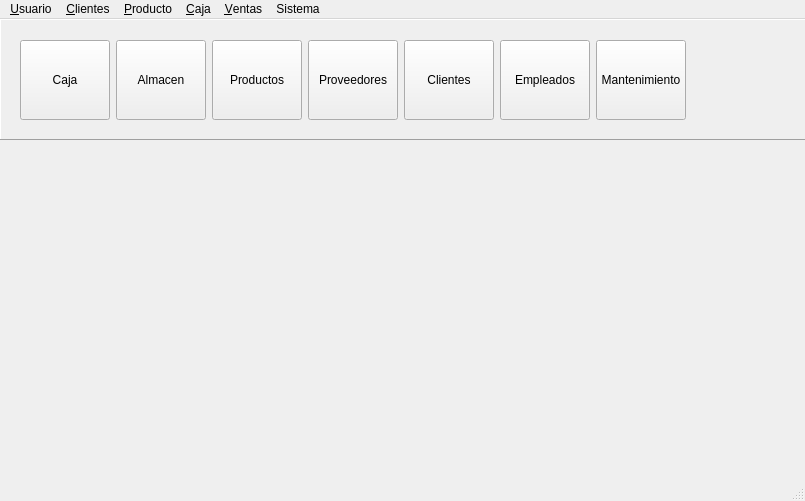
<?xml version="1.0" encoding="UTF-8"?>
<ui version="4.0">
 <class>frm_principal</class>
 <widget class="QMainWindow" name="frm_principal">
  <property name="geometry">
   <rect>
    <x>0</x>
    <y>0</y>
    <width>805</width>
    <height>501</height>
   </rect>
  </property>
  <property name="windowTitle">
   <string>Ventana Principal</string>
  </property>
  <property name="layoutDirection">
   <enum>Qt::LeftToRight</enum>
  </property>
  <property name="autoFillBackground">
   <bool>false</bool>
  </property>
  <widget class="QWidget" name="centralwidget">
   <widget class="QFrame" name="frame">
    <property name="geometry">
     <rect>
      <x>0</x>
      <y>0</y>
      <width>1500</width>
      <height>121</height>
     </rect>
    </property>
    <property name="autoFillBackground">
     <bool>true</bool>
    </property>
    <property name="frameShape">
     <enum>QFrame::Panel</enum>
    </property>
    <property name="frameShadow">
     <enum>QFrame::Raised</enum>
    </property>
    <widget class="QWidget" name="gridLayoutWidget">
     <property name="geometry">
      <rect>
       <x>20</x>
       <y>20</y>
       <width>668</width>
       <height>82</height>
      </rect>
     </property>
     <layout class="QGridLayout" name="gridLayout">
      <item row="0" column="6">
       <widget class="QToolButton" name="btn_mantenimiento">
        <property name="sizePolicy">
         <sizepolicy hsizetype="Fixed" vsizetype="Fixed">
          <horstretch>0</horstretch>
          <verstretch>0</verstretch>
         </sizepolicy>
        </property>
        <property name="minimumSize">
         <size>
          <width>90</width>
          <height>80</height>
         </size>
        </property>
        <property name="maximumSize">
         <size>
          <width>90</width>
          <height>80</height>
         </size>
        </property>
        <property name="text">
         <string>Mantenimiento</string>
        </property>
        <property name="icon">
         <iconset>
          <normaloff>../resource/image/caja-de-herramientas.png</normaloff>../resource/image/caja-de-herramientas.png</iconset>
        </property>
        <property name="iconSize">
         <size>
          <width>50</width>
          <height>50</height>
         </size>
        </property>
        <property name="toolButtonStyle">
         <enum>Qt::ToolButtonTextUnderIcon</enum>
        </property>
       </widget>
      </item>
      <item row="0" column="3">
       <widget class="QToolButton" name="btn_proveedores">
        <property name="sizePolicy">
         <sizepolicy hsizetype="Fixed" vsizetype="Fixed">
          <horstretch>0</horstretch>
          <verstretch>0</verstretch>
         </sizepolicy>
        </property>
        <property name="minimumSize">
         <size>
          <width>90</width>
          <height>80</height>
         </size>
        </property>
        <property name="maximumSize">
         <size>
          <width>90</width>
          <height>80</height>
         </size>
        </property>
        <property name="text">
         <string>Proveedores</string>
        </property>
        <property name="icon">
         <iconset>
          <normaloff>../resource/image/camion.png</normaloff>../resource/image/camion.png</iconset>
        </property>
        <property name="iconSize">
         <size>
          <width>50</width>
          <height>50</height>
         </size>
        </property>
        <property name="toolButtonStyle">
         <enum>Qt::ToolButtonTextUnderIcon</enum>
        </property>
       </widget>
      </item>
      <item row="0" column="1">
       <widget class="QToolButton" name="btn_almacen">
        <property name="sizePolicy">
         <sizepolicy hsizetype="Fixed" vsizetype="Fixed">
          <horstretch>0</horstretch>
          <verstretch>0</verstretch>
         </sizepolicy>
        </property>
        <property name="minimumSize">
         <size>
          <width>90</width>
          <height>80</height>
         </size>
        </property>
        <property name="maximumSize">
         <size>
          <width>90</width>
          <height>80</height>
         </size>
        </property>
        <property name="text">
         <string>Almacen</string>
        </property>
        <property name="icon">
         <iconset>
          <normaloff>../resource/image/almacen.png</normaloff>../resource/image/almacen.png</iconset>
        </property>
        <property name="iconSize">
         <size>
          <width>50</width>
          <height>50</height>
         </size>
        </property>
        <property name="toolButtonStyle">
         <enum>Qt::ToolButtonTextUnderIcon</enum>
        </property>
       </widget>
      </item>
      <item row="0" column="0">
       <widget class="QToolButton" name="btn_caja">
        <property name="sizePolicy">
         <sizepolicy hsizetype="Fixed" vsizetype="Fixed">
          <horstretch>0</horstretch>
          <verstretch>0</verstretch>
         </sizepolicy>
        </property>
        <property name="minimumSize">
         <size>
          <width>90</width>
          <height>80</height>
         </size>
        </property>
        <property name="maximumSize">
         <size>
          <width>90</width>
          <height>80</height>
         </size>
        </property>
        <property name="text">
         <string>Caja</string>
        </property>
        <property name="icon">
         <iconset>
          <normaloff>../resource/image/caja_venta.png</normaloff>../resource/image/caja_venta.png</iconset>
        </property>
        <property name="iconSize">
         <size>
          <width>50</width>
          <height>50</height>
         </size>
        </property>
        <property name="toolButtonStyle">
         <enum>Qt::ToolButtonTextUnderIcon</enum>
        </property>
       </widget>
      </item>
      <item row="0" column="5">
       <widget class="QToolButton" name="btn_empleados">
        <property name="sizePolicy">
         <sizepolicy hsizetype="Fixed" vsizetype="Fixed">
          <horstretch>0</horstretch>
          <verstretch>0</verstretch>
         </sizepolicy>
        </property>
        <property name="minimumSize">
         <size>
          <width>90</width>
          <height>80</height>
         </size>
        </property>
        <property name="maximumSize">
         <size>
          <width>90</width>
          <height>80</height>
         </size>
        </property>
        <property name="text">
         <string>Empleados</string>
        </property>
        <property name="icon">
         <iconset>
          <normaloff>../resource/image/gerente.png</normaloff>../resource/image/gerente.png</iconset>
        </property>
        <property name="iconSize">
         <size>
          <width>50</width>
          <height>50</height>
         </size>
        </property>
        <property name="toolButtonStyle">
         <enum>Qt::ToolButtonTextUnderIcon</enum>
        </property>
       </widget>
      </item>
      <item row="0" column="2">
       <widget class="QToolButton" name="btn_productos">
        <property name="sizePolicy">
         <sizepolicy hsizetype="Fixed" vsizetype="Fixed">
          <horstretch>0</horstretch>
          <verstretch>0</verstretch>
         </sizepolicy>
        </property>
        <property name="minimumSize">
         <size>
          <width>90</width>
          <height>80</height>
         </size>
        </property>
        <property name="maximumSize">
         <size>
          <width>90</width>
          <height>80</height>
         </size>
        </property>
        <property name="text">
         <string>Productos</string>
        </property>
        <property name="icon">
         <iconset>
          <normaloff>../resource/image/caja.png</normaloff>../resource/image/caja.png</iconset>
        </property>
        <property name="iconSize">
         <size>
          <width>50</width>
          <height>50</height>
         </size>
        </property>
        <property name="toolButtonStyle">
         <enum>Qt::ToolButtonTextUnderIcon</enum>
        </property>
       </widget>
      </item>
      <item row="0" column="4">
       <widget class="QToolButton" name="btn_clientes">
        <property name="sizePolicy">
         <sizepolicy hsizetype="Fixed" vsizetype="Fixed">
          <horstretch>0</horstretch>
          <verstretch>0</verstretch>
         </sizepolicy>
        </property>
        <property name="minimumSize">
         <size>
          <width>90</width>
          <height>80</height>
         </size>
        </property>
        <property name="maximumSize">
         <size>
          <width>90</width>
          <height>80</height>
         </size>
        </property>
        <property name="text">
         <string>Clientes</string>
        </property>
        <property name="icon">
         <iconset>
          <normaloff>../resource/image/equipo.png</normaloff>../resource/image/equipo.png</iconset>
        </property>
        <property name="iconSize">
         <size>
          <width>50</width>
          <height>50</height>
         </size>
        </property>
        <property name="toolButtonStyle">
         <enum>Qt::ToolButtonTextUnderIcon</enum>
        </property>
       </widget>
      </item>
     </layout>
    </widget>
   </widget>
   <widget class="QLabel" name="label">
    <property name="geometry">
     <rect>
      <x>260</x>
      <y>250</y>
      <width>211</width>
      <height>71</height>
     </rect>
    </property>
    <property name="frameShadow">
     <enum>QFrame::Raised</enum>
    </property>
    <property name="text">
     <string/>
    </property>
    <property name="pixmap">
     <pixmap>../resource/image/logo_ferremax.jpg</pixmap>
    </property>
    <property name="scaledContents">
     <bool>true</bool>
    </property>
    <property name="alignment">
     <set>Qt::AlignCenter</set>
    </property>
   </widget>
  </widget>
  <widget class="QMenuBar" name="menubar">
   <property name="geometry">
    <rect>
     <x>0</x>
     <y>0</y>
     <width>805</width>
     <height>21</height>
    </rect>
   </property>
   <widget class="QMenu" name="menu_Sesion">
    <property name="title">
     <string>&amp;Usuario</string>
    </property>
    <addaction name="action_Cerrar_Sesion"/>
    <addaction name="actionCerrar_sesion"/>
    <addaction name="actionSalir_y_cerrar_sesion"/>
   </widget>
   <widget class="QMenu" name="menu_Clientes">
    <property name="title">
     <string>&amp;Clientes</string>
    </property>
    <addaction name="actionConsultar_cliente"/>
    <addaction name="actionReporte_de_clientes"/>
    <addaction name="actionMantenimiento_clientes"/>
   </widget>
   <widget class="QMenu" name="menu_Producto">
    <property name="title">
     <string>&amp;Producto</string>
    </property>
    <addaction name="actionConsultar_producto"/>
    <addaction name="actionReporte_de_productos"/>
    <addaction name="actionMantenimiento_producto"/>
   </widget>
   <widget class="QMenu" name="menu_Caja">
    <property name="title">
     <string>&amp;Caja</string>
    </property>
    <addaction name="actionGenerar_venta_2"/>
    <addaction name="actionGenerar_compra"/>
    <addaction name="actionMantenimiento_caja"/>
   </widget>
   <widget class="QMenu" name="menu_Ventas">
    <property name="title">
     <string>&amp;Ventas</string>
    </property>
    <addaction name="actionConsultar_ventas"/>
    <addaction name="actionReporte_de_ventas"/>
    <addaction name="actionMantenimiento_ventas"/>
   </widget>
   <widget class="QMenu" name="menu_Mantenimiento">
    <property name="title">
     <string>Sistema</string>
    </property>
    <widget class="QMenu" name="menuMantenimiento">
     <property name="title">
      <string>Mantenimiento</string>
     </property>
     <property name="icon">
      <iconset>
       <normaloff>../resource/image/caja-de-herramientas.png</normaloff>../resource/image/caja-de-herramientas.png</iconset>
     </property>
     <widget class="QMenu" name="menuBase_de_datos">
      <property name="geometry">
       <rect>
        <x>720</x>
        <y>176</y>
        <width>132</width>
        <height>94</height>
       </rect>
      </property>
      <property name="title">
       <string>Base de datos</string>
      </property>
      <property name="icon">
       <iconset>
        <normaloff>../resource/image/database.png</normaloff>../resource/image/database.png</iconset>
      </property>
      <addaction name="actionCrear_respaldo_2"/>
      <addaction name="actionImportar_BD_2"/>
     </widget>
     <addaction name="menuBase_de_datos"/>
     <addaction name="actionPersonalizar"/>
    </widget>
    <addaction name="menuMantenimiento"/>
    <addaction name="actionManuales"/>
    <addaction name="actionInfo"/>
   </widget>
   <addaction name="menu_Sesion"/>
   <addaction name="menu_Clientes"/>
   <addaction name="menu_Producto"/>
   <addaction name="menu_Caja"/>
   <addaction name="menu_Ventas"/>
   <addaction name="menu_Mantenimiento"/>
  </widget>
  <widget class="QStatusBar" name="statusbar"/>
  <action name="action_Open">
   <property name="icon">
    <iconset>
     <normaloff>Imagenes/iniciar-sesion.png</normaloff>Imagenes/iniciar-sesion.png</iconset>
   </property>
   <property name="text">
    <string>&amp;Nueva Sesion</string>
   </property>
  </action>
  <action name="action_Cerrar_Sesion">
   <property name="icon">
    <iconset>
     <normaloff>Imagenes/cerrar-sesion.png</normaloff>Imagenes/cerrar-sesion.png</iconset>
   </property>
   <property name="text">
    <string>Detalles</string>
   </property>
  </action>
  <action name="action_Info">
   <property name="text">
    <string>Marcar asistencia</string>
   </property>
  </action>
  <action name="action_Importar_BD">
   <property name="text">
    <string>Importar BD</string>
   </property>
  </action>
  <action name="submenu_personalizar">
   <property name="icon">
    <iconset>
     <normaloff>../resource/image/paleta-de-color.png</normaloff>../resource/image/paleta-de-color.png</iconset>
   </property>
   <property name="text">
    <string>Personalizar</string>
   </property>
  </action>
  <action name="actionCrear_respaldo">
   <property name="icon">
    <iconset>
     <normaloff>../resource/image/descargar.png</normaloff>../resource/image/descargar.png</iconset>
   </property>
   <property name="text">
    <string>Exportar BD</string>
   </property>
  </action>
  <action name="actionImportar_BD">
   <property name="icon">
    <iconset>
     <normaloff>../resource/image/settings.png</normaloff>../resource/image/settings.png</iconset>
   </property>
   <property name="text">
    <string>Importar BD</string>
   </property>
  </action>
  <action name="actionReportar_incidencias">
   <property name="text">
    <string>Reportar incidencias</string>
   </property>
  </action>
  <action name="actionCerrar_sesion">
   <property name="text">
    <string>Cerrar sesion</string>
   </property>
  </action>
  <action name="actionSalir_y_cerrar_sesion">
   <property name="text">
    <string>Salir</string>
   </property>
  </action>
  <action name="actionCrear_back_up">
   <property name="icon">
    <iconset>
     <normaloff>../resource/image/settings.png</normaloff>../resource/image/settings.png</iconset>
   </property>
   <property name="text">
    <string>Crear back-up</string>
   </property>
  </action>
  <action name="actionConsultar_ventas">
   <property name="icon">
    <iconset>
     <normaloff>../resource/image/lupa.png</normaloff>../resource/image/lupa.png</iconset>
   </property>
   <property name="text">
    <string>Consultar</string>
   </property>
  </action>
  <action name="actionMantenimiento_ventas">
   <property name="icon">
    <iconset>
     <normaloff>../resource/image/caja-de-herramientas.png</normaloff>../resource/image/caja-de-herramientas.png</iconset>
   </property>
   <property name="text">
    <string>Mantenimiento</string>
   </property>
  </action>
  <action name="actionReporte_de_ventas">
   <property name="icon">
    <iconset>
     <normaloff>../resource/image/ebook.png</normaloff>../resource/image/ebook.png</iconset>
   </property>
   <property name="text">
    <string>Reportes</string>
   </property>
  </action>
  <action name="actionConsultar_producto">
   <property name="icon">
    <iconset>
     <normaloff>../resource/image/lupa.png</normaloff>../resource/image/lupa.png</iconset>
   </property>
   <property name="text">
    <string>Consultar</string>
   </property>
  </action>
  <action name="actionMantenimiento_producto">
   <property name="icon">
    <iconset>
     <normaloff>../resource/image/caja-de-herramientas.png</normaloff>../resource/image/caja-de-herramientas.png</iconset>
   </property>
   <property name="text">
    <string>Mantenimiento</string>
   </property>
  </action>
  <action name="actionReporte_de_productos">
   <property name="icon">
    <iconset>
     <normaloff>../resource/image/ebook.png</normaloff>../resource/image/ebook.png</iconset>
   </property>
   <property name="text">
    <string>Reporte</string>
   </property>
  </action>
  <action name="actionGenerar_venta">
   <property name="text">
    <string>Generar venta</string>
   </property>
  </action>
  <action name="actionConsultar_cliente">
   <property name="icon">
    <iconset>
     <normaloff>../resource/image/lupa.png</normaloff>../resource/image/lupa.png</iconset>
   </property>
   <property name="text">
    <string>Consultar</string>
   </property>
  </action>
  <action name="actionMantenimiento_clientes">
   <property name="icon">
    <iconset>
     <normaloff>../resource/image/caja-de-herramientas.png</normaloff>../resource/image/caja-de-herramientas.png</iconset>
   </property>
   <property name="text">
    <string>Mantenimiento</string>
   </property>
  </action>
  <action name="actionReporte_de_clientes">
   <property name="icon">
    <iconset>
     <normaloff>../resource/image/ebook.png</normaloff>../resource/image/ebook.png</iconset>
   </property>
   <property name="text">
    <string>Reportes</string>
   </property>
  </action>
  <action name="actionGenerar_venta_2">
   <property name="icon">
    <iconset>
     <normaloff>../resource/image/mas.png</normaloff>../resource/image/mas.png</iconset>
   </property>
   <property name="text">
    <string>Nueva venta</string>
   </property>
  </action>
  <action name="actionMantenimiento_caja">
   <property name="icon">
    <iconset>
     <normaloff>../resource/image/caja-de-herramientas.png</normaloff>../resource/image/caja-de-herramientas.png</iconset>
   </property>
   <property name="text">
    <string>Mantenimiento</string>
   </property>
  </action>
  <action name="actionGenerar_compra">
   <property name="icon">
    <iconset>
     <normaloff>../resource/image/mas.png</normaloff>../resource/image/mas.png</iconset>
   </property>
   <property name="text">
    <string>Nueva compra</string>
   </property>
  </action>
  <action name="actionPersonalizar">
   <property name="icon">
    <iconset>
     <normaloff>../resource/image/paleta-de-color.png</normaloff>../resource/image/paleta-de-color.png</iconset>
   </property>
   <property name="text">
    <string>Personalizar</string>
   </property>
  </action>
  <action name="actionCrear_respaldo_2">
   <property name="text">
    <string>Crear respaldo</string>
   </property>
  </action>
  <action name="actionImportar_BD_2">
   <property name="text">
    <string>Importar BD</string>
   </property>
  </action>
  <action name="actionManuales">
   <property name="icon">
    <iconset>
     <normaloff>../resource/image/manual.png</normaloff>../resource/image/manual.png</iconset>
   </property>
   <property name="text">
    <string>Manuales</string>
   </property>
  </action>
  <action name="actionInfo">
   <property name="icon">
    <iconset>
     <normaloff>../resource/image/informacion.png</normaloff>../resource/image/informacion.png</iconset>
   </property>
   <property name="text">
    <string>Acerca de</string>
   </property>
  </action>
 </widget>
 <resources/>
 <connections/>
</ui>
